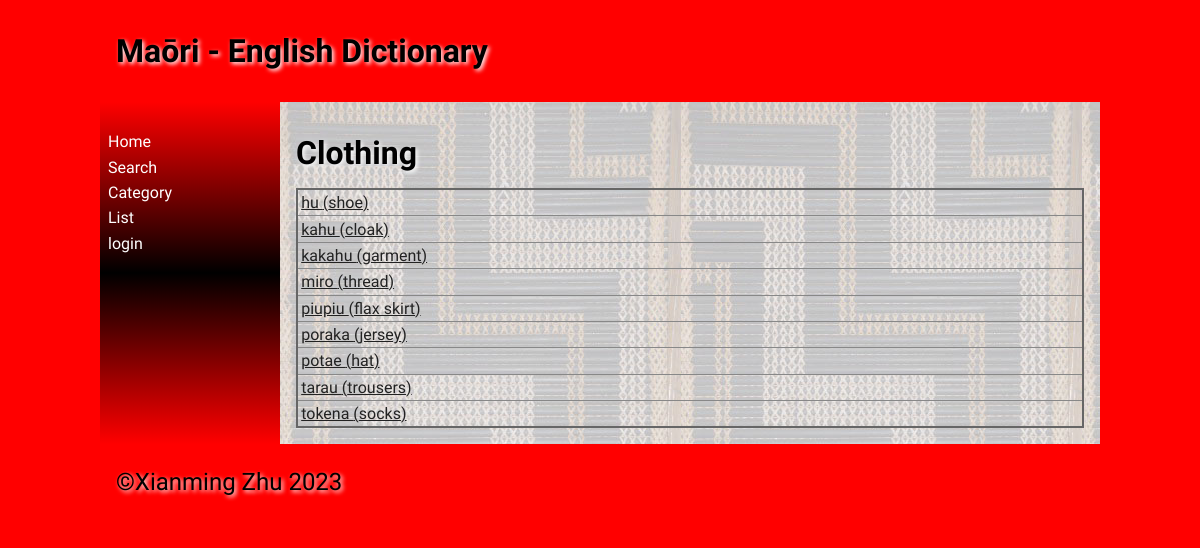
/category_detail/3, run on the app's committed database.
### tables this page shows
CREATE TABLE "category"
(
    cat_id   integer not null
        constraint category_pk
            primary key
        constraint category_vocab_list_cat_id_fk
            references vocab_list (cat_id),
    cat_name varchar(30)
);

CREATE TABLE "vocab_list"
(
    Maori      varchar(30),
    English    varchar(30),
    cat_id     integer,
    Definition varchar(500),
    Level      integer,
    word_id    integer
        constraint vocab_list_pk
            primary key,
    editor_id  INTEGER,
    images     varchar(200),
    date       text
);

### app.py (the view)
@app.route('/category_detail/<int:cat_id>')
def category_detail(cat_id):
    db = get_db()
    words = db.execute('SELECT * FROM vocab_list WHERE cat_id = ?', (cat_id,)).fetchall()
    category_name = db.execute('SELECT * FROM Category WHERE cat_id = ?', (cat_id,)).fetchone()[1]
    return render_template('category_detail.html', category_name=category_name, words=words)

### app.py (called while the page is built)
def get_db():
    db = getattr(g, '_database', None)
    if db is None:
        db = g._database = sqlite3.connect(DATABASE)
        db.row_factory = sqlite3.Row
    return db

### templates/category_detail.html (shortened to what this page needs)
{% extends 'base.html' %}
{% block heading %}Maōri - English Dictionary{% endblock %}
{% block main %}
 <h1>{{ category_name }}</h1>
    <table>
         {% for word in words %}
             <tr><td><a href="{{ url_for('word_detail', word_id=word[5]) }}">{{ word[0] }} ({{ word[1] }})</a></td></tr>
         {% endfor %}
    </table>
{% endblock %}

### static/css/style.css (style rules this page uses)
* { font-family: Comfortaa, sans-serif; margin: 0; padding: 0; box-sizing: border-box; }
body { background-color: #ff0000; }
h1, h2, h3, h4 { padding: 1rem 0; font-family: 'Suez One', serif; color: #000; text-shadow: 2px 2px 4px #fff; }
a { color: #222; }
table { width: 100%; border: 2px solid #666; border-collapse: collapse; }
th, td { border: 1px solid #888; padding: 0.2rem; text-align: left; }

### data on the page
category: cat_name "Clothing"
vocab_list: Maori "hu", English "shoe"
vocab_list: Maori "kahu", English "cloak"
vocab_list: Maori "kakahu", English "garment"
vocab_list: Maori "miro", English "thread"
vocab_list: Maori "piupiu", English "flax skirt"
vocab_list: Maori "poraka", English "jersey"
vocab_list: Maori "potae", English "hat"
vocab_list: Maori "tarau", English "trousers"
vocab_list: Maori "tokena", English "socks"
